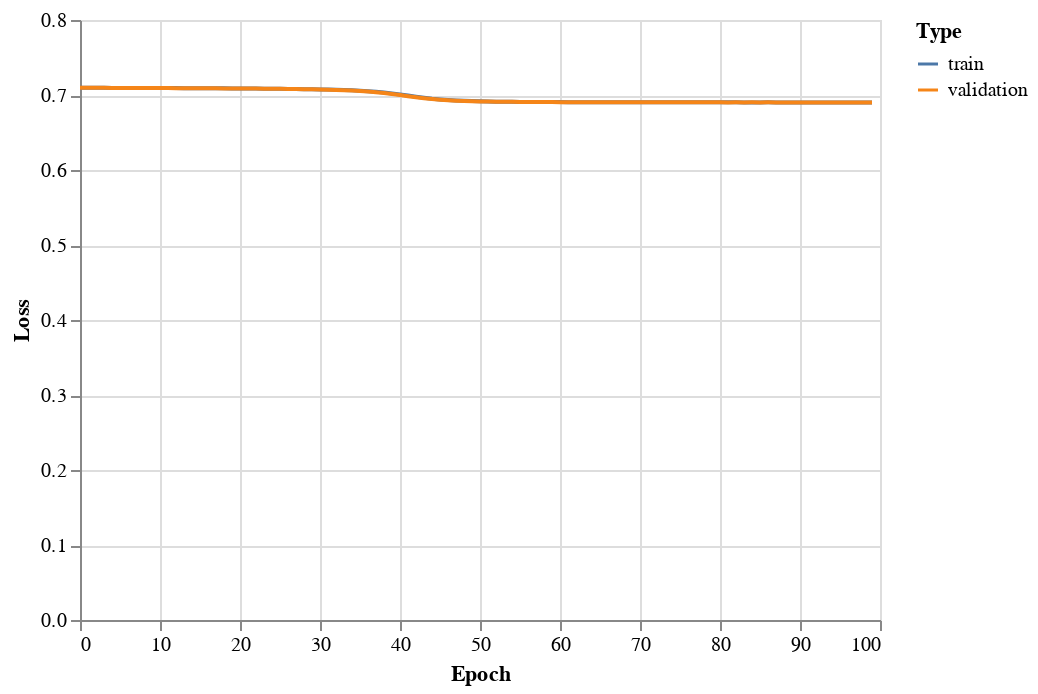

The code cell stored with this chart in its notebook:
### Code cell
train_eval_loss_chart = alt.Chart(loss_df).mark_line().encode(
 x='Epoch',
 y='Loss',
 color='Type'
)
train_eval_loss_chart

### Figure 1 — Vega-Lite specification as saved in the notebook (floating-point values rounded to 4 significant figures; data arrays with more than 128 entries replaced by an {"elided": "..."} marker saying what was removed)
{"config": {"view": {"continuousWidth": 400, "continuousHeight": 300}}, "data": {"name": "data-823b63e9a223e843dc266d928cddc828"}, "mark": "line", "encoding": {"color": {"field": "Type", "type": "nominal"}, "x": {"field": "Epoch", "type": "quantitative"}, "y": {"field": "Loss", "type": "quantitative"}}, "$schema": "https://vega.github.io/schema/vega-lite/v4.17.0.json", "datasets": {"data-823b63e9a223e843dc266d928cddc828": {"elided": "200 records"}}}
